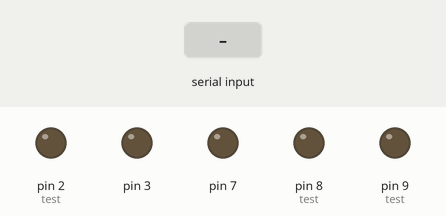
The sketch below on a simulated Arduino Uno, built with avr-gcc and run on an emulated ATmega328P. Shown: output pins drawn as LEDs (lit = HIGH). Inputs (shaded band) come from the test bench.

Above: at 1.2 s.
1.3 s: "y" received over Serial
At 2.4 s:
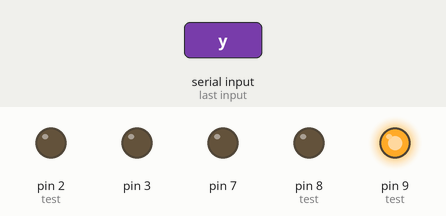
At 4.0 s:
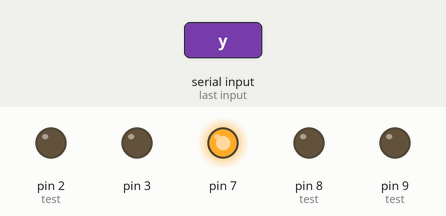
Timing chart, 0 to 11.8 s (numbered marks = the images above; inputs shaded):
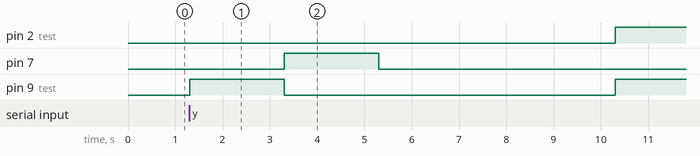

Measured:
- after the input at 1.3 s, pin 2 (test): LOW → HIGH after 9.0 s; pin 7: LOW → HIGH after 2.0 s, → LOW 2.0 s later; pin 9 (test): LOW → HIGH at once, → LOW 2.0 s later, → HIGH 7.0 s later

The sketch:

py_ar.ino
```cpp
void setup() {
  Serial.begin(9600);
  pinMode(3, OUTPUT); //+
  pinMode(7, OUTPUT); //-
  pinMode(2, OUTPUT); //test
  pinMode(8, OUTPUT); //test
  pinMode(9, OUTPUT); //test

}

void loop() {


  while (Serial.available() > 0) {
    char c =Serial.read();
    if(c=='y')
     {
    digitalWrite(9,HIGH);
    delay(2000);
    digitalWrite(9,LOW);

    digitalWrite(7,HIGH);
    delay(2000);
    digitalWrite(7,LOW);
    delay(5000);
    digitalWrite(2,HIGH);
    digitalWrite(9,HIGH);
    delay(2000);
    digitalWrite(2,LOW);
    delay(2000);
      }
    if(c=='k')
     {
    digitalWrite(7,HIGH);
    delay(2000);
    digitalWrite(7,LOW);

      }
  }

}
```
